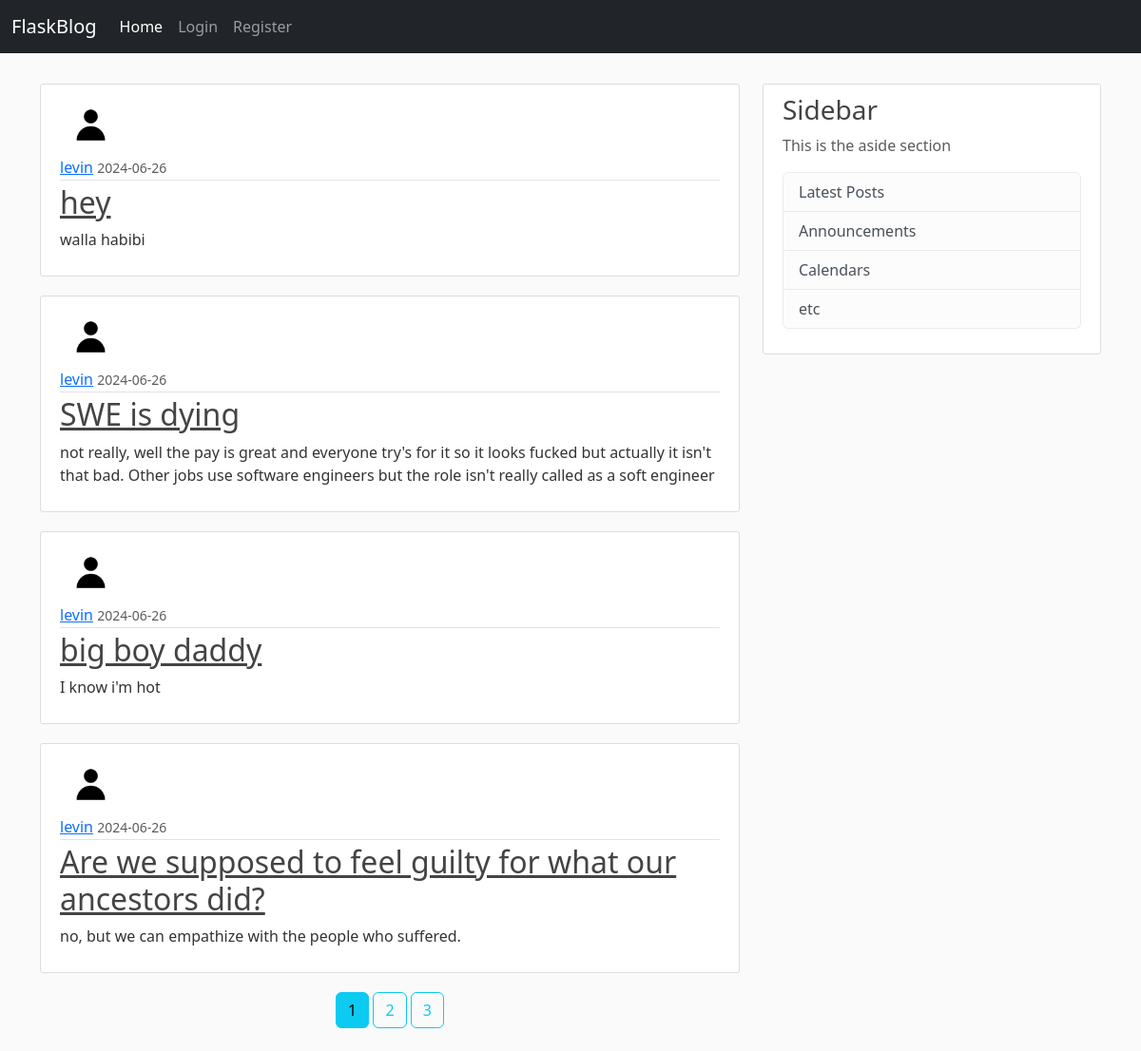
Page /home on the earlier database version.
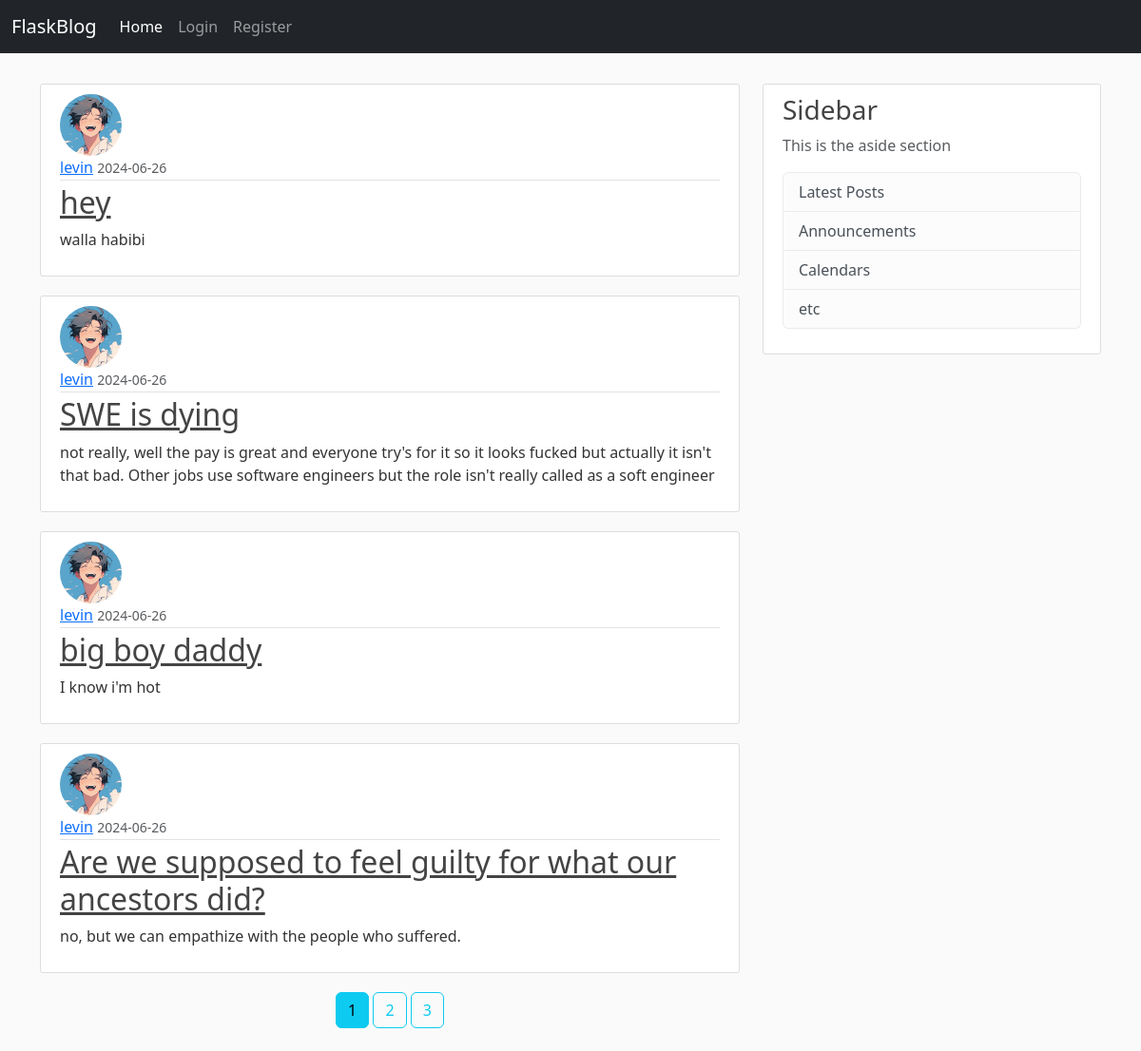
Same page on the later database version.
### flaskblog/models.py (models this page shows, shortened)
class Post(db.Model):
    id = db.Column(db.Integer, primary_key=True)
    title = db.Column(db.String(100), nullable=False)
    date_posted = db.Column(db.DateTime, nullable=False, default=datetime.utcnow)
    content = db.Column(db.Text, nullable=False)
    user_id = db.Column(db.Integer, db.ForeignKey('user.id'), nullable=False)

class User(db.Model, UserMixin):
    id = db.Column(db.Integer, primary_key=True)
    username = db.Column(db.String(30), nullable=False)
    email = db.Column(db.String(100), nullable=False, unique=True)
    image_file = db.Column(db.String(20), nullable=False, default='default.jpg')
    password = db.Column(db.String(60), nullable=False)
    posts = db.relationship('Post', backref='author', lazy=True)

### flaskblog/main/routes.py (the view)
@main.route("/")
@main.route("/home")
def home():
    page = request.args.get('page', 1, type=int) # gets the page number from the URL
    posts = Post.query.order_by(Post.date_posted.desc()).paginate(page=page, per_page=4)
    return render_template('home.html', posts=posts)

### flaskblog/templates/home.html (shortened to what this page needs)
{% extends "base.html" %}
{% block content %}
    {% for post in posts.items %}
        <article class="media-body content-section">
            <img src="{{ url_for('static', filename='images/' + post.author.image_file) }}" alt="user profile picture" class="rounded-circle article-img">
            <div class="article-metadata">
                <a class="mr-2" href="{{ url_for('users.user_posts', username=post.author.username) }}">{{ post.author.username }}</a>
                <small class="text-muted">{{ post.date_posted.strftime('%Y-%m-%d') }}</small>
            </div>
            <h2><a class="article-title" href="{{ url_for('posts.post', post_id = post.id) }}">{{ post.title }}</a></h2>
            <p class="article-content">{{ post.content }}</p>
        </article>
    {% endfor %}
    <center>
        {% for page_num in posts.iter_pages(left_edge=1, right_edge=1, left_current=1, right_current=2) %}
            {% if page_num %}
                {% if posts.page == page_num %}
                    <a href="{{ url_for('main.home', page=page_num) }}" class="btn btn-info mb-4">{{ page_num }}</a>
                {% else %}
                    <a href="{{ url_for('main.home', page=page_num) }}" class="btn btn-outline-info mb-4">{{ page_num }}</a>
                {% endif %}
            {% else %}
                ...
            {% endif %}
        {% endfor %}
    </center>
{% endblock %}

Differences in the rows shown:
changed through a linked row, Post "hey": image_file: picture added in place of a placeholder
changed through a linked row, Post "SWE is dying": image_file: picture added in place of a placeholder
changed through a linked row, Post "big boy daddy": image_file: picture added in place of a placeholder
changed through a linked row, Post "Are we supposed to feel guilty for what our ancestors did?": image_file: picture added in place of a placeholder
